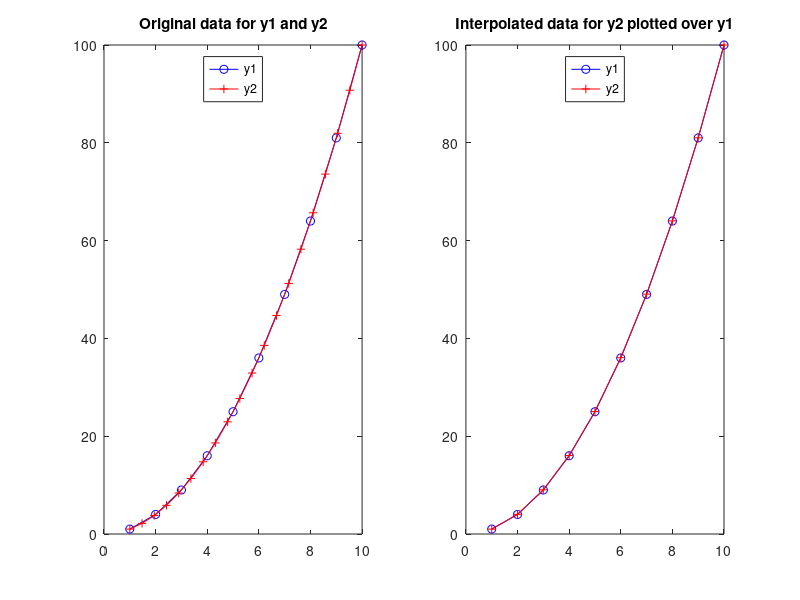

Here is the MATLAB script that generated this plot:
close all

x1 = 1:10; %Some data size 10
y1 = x1.^2; %Some data size 10


x2 = linspace(1,10,20); %Some data size 20, with different x-axis
y2 = x2.^2; %Some data size 20, with different x-axis

y2interp=interp1(x2,y2,x1); %Interpolate y2 data onto x1 axis

subplot(1,2,1);plot(x1,y1,'bo-',x2,y2,'r+-');
legend('y1','y2','Location','North')
title('Original data for y1 and y2')
subplot(1,2,2);plot(x1,y1,'bo-',x1,y2interp,'r+-');
legend('y1','y2','Location','North')
title('Interpolated data for y2 plotted over y1')
